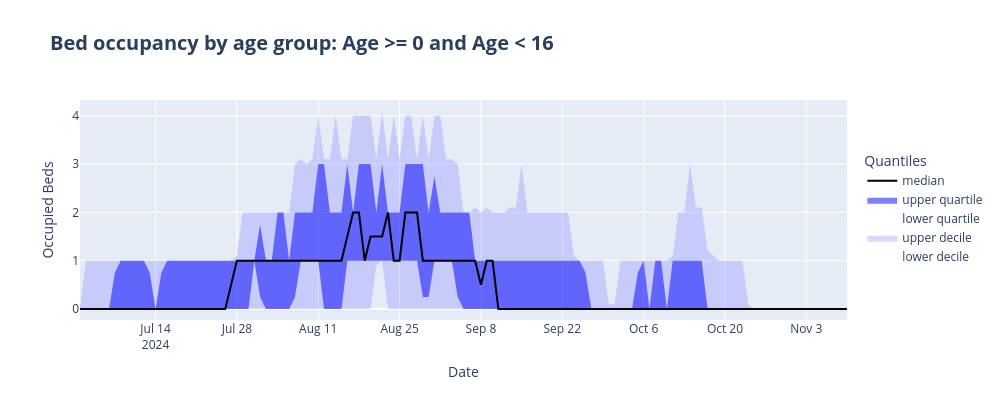
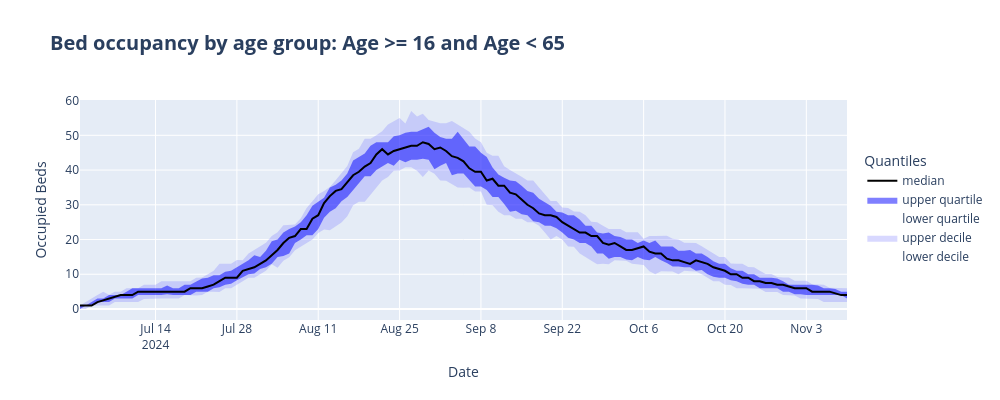
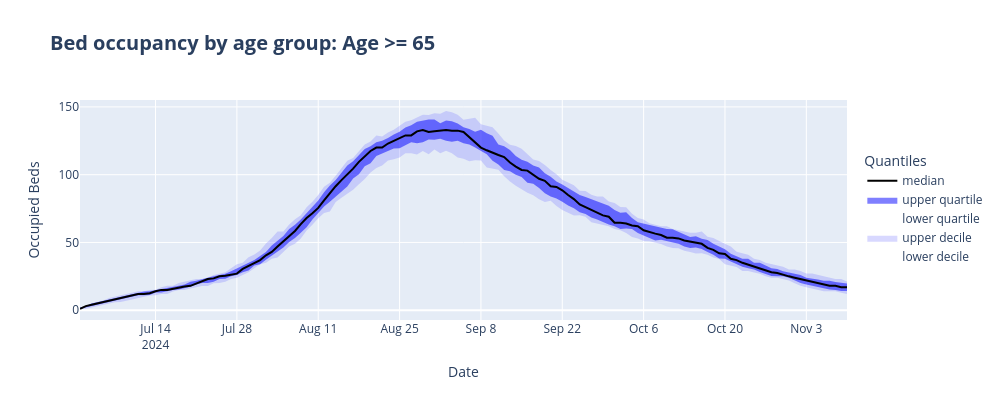

Notebook code cell kept with these figures, in order:
### Code cell
for g in age_groups:
    q = get_quantiles([l[g] for l in sim_results.beds_by_age_list])
    fig = gen_plotly(q, title=f'Bed occupancy by age group: {g}')
    fig.show()

### Figure 1 — Plotly figure (JSON) as saved in the notebook; plotly's stock layout.template omitted (floating-point values rounded to 4 significant figures; data arrays with more than 128 entries replaced by an {"elided": "..."} marker saying what was removed)
{"data": [{"line": {"width": 0}, "name": "lower decile", "type": "scatter", "x": {"elided": "133 str values"}, "y": {"elided": "133 float values"}}, {"fill": "tonexty", "fillcolor": "rgba(127, 127, 255, 0.3)", "line": {"width": 0}, "name": "upper decile", "type": "scatter", "x": {"elided": "133 str values"}, "y": {"elided": "133 float values"}}, {"line": {"width": 0}, "name": "lower quartile", "type": "scatter", "x": {"elided": "133 str values"}, "y": {"elided": "133 float values"}}, {"fill": "tonexty", "fillcolor": "rgba(0, 0, 255, 0.5)", "line": {"width": 0}, "name": "upper quartile", "type": "scatter", "x": {"elided": "133 str values"}, "y": {"elided": "133 float values"}}, {"line": {"color": "black", "width": 2}, "mode": "lines", "name": "median", "type": "scatter", "x": {"elided": "133 str values"}, "y": {"elided": "133 float values"}}], "layout": {"height": 400, "hovermode": "x unified", "legend": {"title": {"text": "Quantiles"}, "y": 0.5}, "title": {"font": {"size": 20, "weight": "bold"}, "text": "Bed occupancy by age group: Age >= 0 and Age < 16"}, "width": 1000, "xaxis": {"title": {"text": "Date"}}, "yaxis": {"title": {"text": "Occupied Beds"}}}}

### Figure 2 — Plotly figure (JSON) as saved in the notebook; plotly's stock layout.template omitted (floating-point values rounded to 4 significant figures; data arrays with more than 128 entries replaced by an {"elided": "..."} marker saying what was removed)
{"data": [{"line": {"width": 0}, "name": "lower decile", "type": "scatter", "x": {"elided": "133 str values"}, "y": {"elided": "133 float values"}}, {"fill": "tonexty", "fillcolor": "rgba(127, 127, 255, 0.3)", "line": {"width": 0}, "name": "upper decile", "type": "scatter", "x": {"elided": "133 str values"}, "y": {"elided": "133 float values"}}, {"line": {"width": 0}, "name": "lower quartile", "type": "scatter", "x": {"elided": "133 str values"}, "y": {"elided": "133 float values"}}, {"fill": "tonexty", "fillcolor": "rgba(0, 0, 255, 0.5)", "line": {"width": 0}, "name": "upper quartile", "type": "scatter", "x": {"elided": "133 str values"}, "y": {"elided": "133 float values"}}, {"line": {"color": "black", "width": 2}, "mode": "lines", "name": "median", "type": "scatter", "x": {"elided": "133 str values"}, "y": {"elided": "133 float values"}}], "layout": {"height": 400, "hovermode": "x unified", "legend": {"title": {"text": "Quantiles"}, "y": 0.5}, "title": {"font": {"size": 20, "weight": "bold"}, "text": "Bed occupancy by age group: Age >= 16 and Age < 65"}, "width": 1000, "xaxis": {"title": {"text": "Date"}}, "yaxis": {"title": {"text": "Occupied Beds"}}}}

### Figure 3 — Plotly figure (JSON) as saved in the notebook; plotly's stock layout.template omitted (floating-point values rounded to 4 significant figures; data arrays with more than 128 entries replaced by an {"elided": "..."} marker saying what was removed)
{"data": [{"line": {"width": 0}, "name": "lower decile", "type": "scatter", "x": {"elided": "133 str values"}, "y": {"elided": "133 float values"}}, {"fill": "tonexty", "fillcolor": "rgba(127, 127, 255, 0.3)", "line": {"width": 0}, "name": "upper decile", "type": "scatter", "x": {"elided": "133 str values"}, "y": {"elided": "133 float values"}}, {"line": {"width": 0}, "name": "lower quartile", "type": "scatter", "x": {"elided": "133 str values"}, "y": {"elided": "133 float values"}}, {"fill": "tonexty", "fillcolor": "rgba(0, 0, 255, 0.5)", "line": {"width": 0}, "name": "upper quartile", "type": "scatter", "x": {"elided": "133 str values"}, "y": {"elided": "133 float values"}}, {"line": {"color": "black", "width": 2}, "mode": "lines", "name": "median", "type": "scatter", "x": {"elided": "133 str values"}, "y": {"elided": "133 float values"}}], "layout": {"height": 400, "hovermode": "x unified", "legend": {"title": {"text": "Quantiles"}, "y": 0.5}, "title": {"font": {"size": 20, "weight": "bold"}, "text": "Bed occupancy by age group: Age >= 65"}, "width": 1000, "xaxis": {"title": {"text": "Date"}}, "yaxis": {"title": {"text": "Occupied Beds"}}}}
